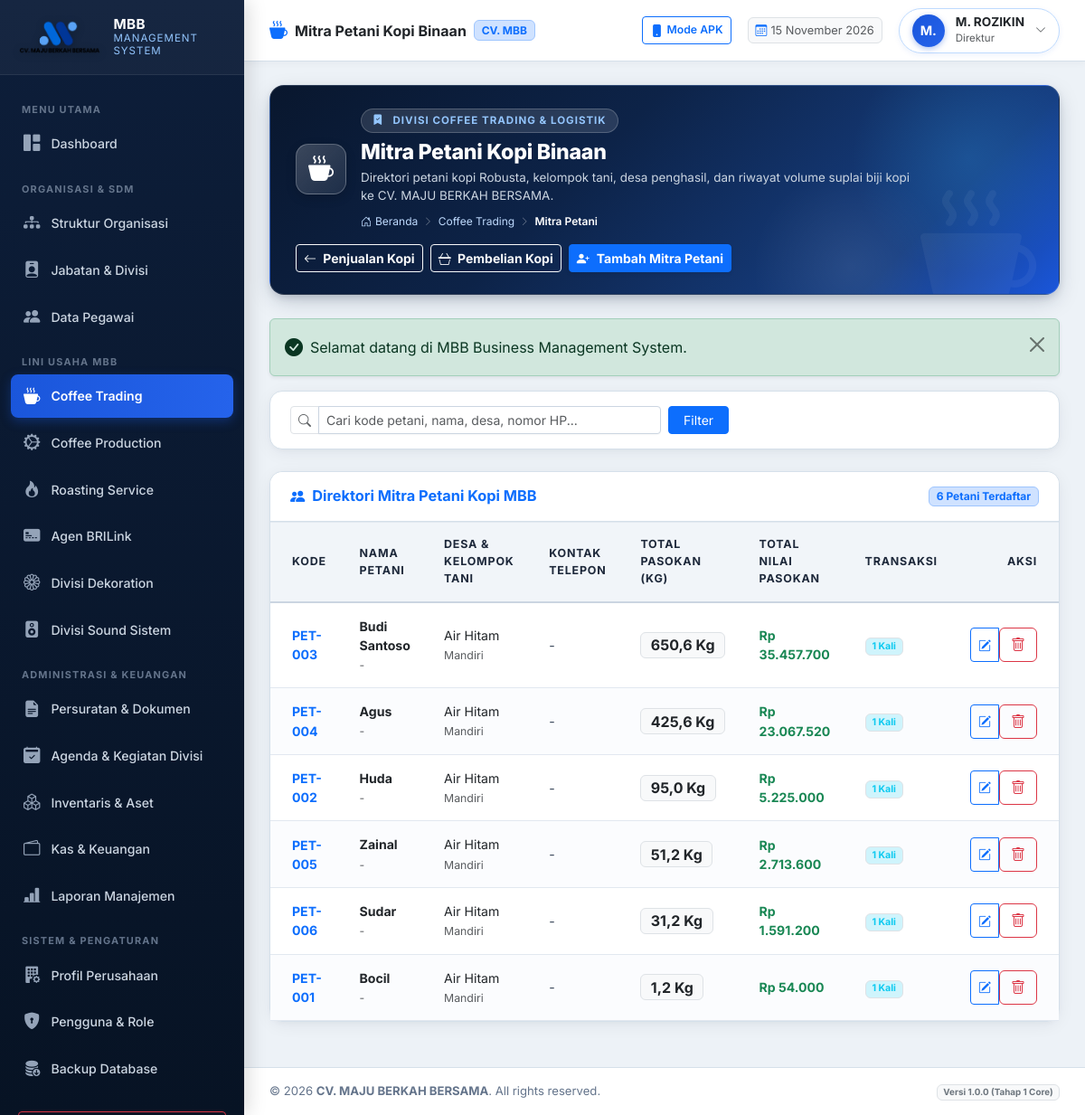
Page /modules/coffee-trading/partners.php (signed in) on the committed database.
### tables this page shows
CREATE TABLE `users` (
  `id` int(11) NOT NULL AUTO_INCREMENT,
  `username` varchar(50) NOT NULL,
  `email` varchar(100) NOT NULL,
  `password_hash` varchar(255) NOT NULL,
  `role_id` int(11) NOT NULL,
  `employee_id` int(11) DEFAULT NULL,
  `is_active` tinyint(1) DEFAULT 1,
  `must_change_password` tinyint(1) DEFAULT 0,
  `last_login_at` datetime DEFAULT NULL,
  `last_login_ip` varchar(45) DEFAULT NULL,
  `created_at` datetime DEFAULT current_timestamp(),
  `updated_at` datetime DEFAULT current_timestamp() ON UPDATE current_timestamp(),
  PRIMARY KEY (`id`),
  UNIQUE KEY `username` (`username`),
  UNIQUE KEY `email` (`email`),
  UNIQUE KEY `employee_id` (`employee_id`),
  KEY `fk_user_role` (`role_id`),
  CONSTRAINT `fk_user_emp` FOREIGN KEY (`employee_id`) REFERENCES `employees` (`id`) ON DELETE SET NULL,
  CONSTRAINT `fk_user_role` FOREIGN KEY (`role_id`) REFERENCES `roles` (`id`)
);

CREATE TABLE `employees` (
  `id` int(11) NOT NULL AUTO_INCREMENT,
  `employee_code` varchar(30) NOT NULL,
  `full_name` varchar(150) NOT NULL,
  `gender` enum('L','P') DEFAULT 'L',
  `phone_number` varchar(30) DEFAULT NULL,
  `email` varchar(100) DEFAULT NULL,
  `address` text DEFAULT NULL,
  `division_id` int(11) DEFAULT NULL,
  `position_id` int(11) DEFAULT NULL,
  `join_date` date DEFAULT NULL,
  `employment_status` enum('TETAP','KONTRAK','MAGANG','HONORER') DEFAULT 'TETAP',
  `is_active` tinyint(1) DEFAULT 1,
  `avatar` varchar(255) DEFAULT NULL,
  `notes` text DEFAULT NULL,
  `created_at` datetime DEFAULT current_timestamp(),
  `updated_at` datetime DEFAULT current_timestamp() ON UPDATE current_timestamp(),
  PRIMARY KEY (`id`),
  UNIQUE KEY `employee_code` (`employee_code`),
  KEY `fk_emp_div` (`division_id`),
  KEY `fk_emp_pos` (`position_id`),
  CONSTRAINT `fk_emp_div` FOREIGN KEY (`division_id`) REFERENCES `divisions` (`id`) ON DELETE SET NULL,
  CONSTRAINT `fk_emp_pos` FOREIGN KEY (`position_id`) REFERENCES `positions` (`id`) ON DELETE SET NULL
);

CREATE TABLE `positions` (
  `id` int(11) NOT NULL AUTO_INCREMENT,
  `position_code` varchar(20) NOT NULL,
  `position_name` varchar(100) NOT NULL,
  `division_id` int(11) DEFAULT NULL,
  `parent_position_id` int(11) DEFAULT NULL,
  `level_rank` int(11) DEFAULT 1,
  `job_description` text DEFAULT NULL,
  `is_active` tinyint(1) DEFAULT 1,
  `created_at` datetime DEFAULT current_timestamp(),
  `updated_at` datetime DEFAULT current_timestamp() ON UPDATE current_timestamp(),
  PRIMARY KEY (`id`),
  UNIQUE KEY `position_code` (`position_code`),
  KEY `fk_pos_div` (`division_id`),
  KEY `fk_pos_parent` (`parent_position_id`),
  CONSTRAINT `fk_pos_div` FOREIGN KEY (`division_id`) REFERENCES `divisions` (`id`) ON DELETE SET NULL,
  CONSTRAINT `fk_pos_parent` FOREIGN KEY (`parent_position_id`) REFERENCES `positions` (`id`) ON DELETE SET NULL
);

CREATE TABLE `farmers` (
  `id` int(11) NOT NULL AUTO_INCREMENT,
  `code` varchar(30) NOT NULL,
  `name` varchar(150) NOT NULL,
  `phone` varchar(30) DEFAULT NULL,
  `village` varchar(100) DEFAULT NULL,
  `sub_district` varchar(100) DEFAULT 'Air Hitam',
  `farmer_group` varchar(100) DEFAULT NULL,
  `bank_account` varchar(100) DEFAULT NULL,
  `notes` text DEFAULT NULL,
  `created_at` datetime DEFAULT current_timestamp(),
  PRIMARY KEY (`id`),
  UNIQUE KEY `code` (`code`)
);

### modules/coffee-trading/partners.php (the view, shortened to what the rows shown need)
<?php
require_once __DIR__ . '/../../core/Auth.php';
require_once __DIR__ . '/../../core/Permission.php';
require_once __DIR__ . '/../../helpers/utils.php';
$db = Database::getInstance();
$query = "
    SELECT f.*,
           COUNT(p.id) AS total_deliveries,
           COALESCE(SUM(p.net_weight), 0) AS total_supplied_kg,
           COALESCE(SUM(p.grand_total), 0) AS total_paid
    FROM farmers f
    LEFT JOIN purchases p ON p.farmer_id = f.id
    WHERE 1=1
";
$params = [];
$query .= " GROUP BY f.id ORDER BY total_supplied_kg DESC, f.name ASC";
$stmt = $db->prepare($query);
$stmt->execute($params);
$farmers = $stmt->fetchAll();
$pageTitle = 'Mitra Petani Kopi Binaan';
require_once __DIR__ . '/../../components/header.php';
require_once __DIR__ . '/../../components/topbar.php';
?>
<div class="card-mbb">
    <div class="card-mbb-body p-0">
        <div class="table-responsive">
            <table class="table-mbb align-middle">
                <thead>
                    <tr>
                        <th class="ps-4">Kode</th>
                        <th>Nama Petani</th>
                        <th>Desa & Kelompok Tani</th>
                        <th>Kontak Telepon</th>
                        <th>Total Pasokan (Kg)</th>
                        <th>Total Nilai Pasokan</th>
                        <th>Transaksi</th>
                        <?php if (Permission::can('coffee_trading.manage')): ?>
                        <th class="text-end pe-4">Aksi</th>
                        <?php endif; ?>
                    </tr>
                </thead>
                <tbody>
                    <?php if (empty($farmers)): ?>
                        <tr>
                            <td colspan="8" class="text-center py-5 text-muted">Belum ada mitra petani terdaftar.</td>
                        </tr>
                    <?php else: ?>
                        <?php foreach ($farmers as $f): ?>
                            <tr>
                                <td class="ps-4 fw-bold text-primary"><?= e($f['code']) ?></td>
                                <td>
                                    <div class="fw-bold text-dark"><?= e($f['name']) ?></div>
                                    <small class="text-muted"><?= e($f['bank_account'] ?: '-') ?></small>
                                </td>
                                <td>
                                    <div class="text-dark"><?= e($f['village'] ?: 'Air Hitam') ?></div>
                                    <small class="text-muted"><?= e($f['farmer_group'] ?: 'Mandiri') ?></small>
                                </td>
                                <td><?= e($f['phone'] ?: '-') ?></td>
                                <td>
                                    <span class="badge bg-light text-dark border fs-6">
                                        <?= number_format($f['total_supplied_kg'], 1, ',', '.') ?> Kg
                                    </span>
                                </td>
                                <td class="fw-bold text-success"><?= format_rupiah($f['total_paid']) ?></td>
                                <td>
                                    <span class="badge bg-info-subtle text-info border"><?= $f['total_deliveries'] ?> Kali</span>
                                </td>
                                <?php if (Permission::can('coffee_trading.manage')): ?>
                                <td class="text-end pe-4">
                                    <div class="btn-group btn-group-sm">
                                        <button type="button" class="btn btn-outline-primary btn-edit-farmer"
                                                data-id="<?= $f['id'] ?>"
                                                data-code="<?= e($f['code']) ?>"
                                                data-name="<?= e($f['name']) ?>"
                                                data-phone="<?= e($f['phone']) ?>"
                                                data-village="<?= e($f['village']) ?>"
                                                data-group="<?= e($f['farmer_group']) ?>"
                                                data-bank="<?= e($f['bank_account']) ?>"
                                                data-notes="<?= e($f['notes']) ?>"
                                                title="Edit Petani">
                                            <i class="bi bi-pencil-square"></i>
                                        </button>
                                        <form method="POST" action="" class="d-inline">
                                            <button type="submit" class="btn btn-outline-danger btn-confirm-delete"
                                                    data-confirm="Hapus data mitra '<?= e($f['name']) ?>'?" title="Hapus">
                                                <i class="bi bi-trash"></i>
                                            </button>
                                        </form>
                                    </div>
                                </td>
                                <?php endif; ?>
                            </tr>
                        <?php endforeach; ?>
                    <?php endif; ?>
                </tbody>
            </table>
        </div>
    </div>
</div>
<?php require_once __DIR__ . '/../../components/footer.php'; ?>

### components/topbar.php (shortened to what the rows shown need)
<?php
$user = Auth::user();
$displayName = $user['full_name'] ?? ($user['username'] ?? 'User');
$displayRole = $user['role_title'] ?? ($user['role_name'] ?? 'User');
$displayPos  = $user['position_name'] ?? $displayRole;
$initials    = strtoupper(substr($displayName, 0, 2));
$activeMeta = $moduleMetadata[$currentModule ?? 'dashboard'] ?? [
    'title'    => $pageTitle ?? 'MBB Management System',
    'category' => 'SISTEM INFORMASI TERPADU',
    'icon'     => 'bi-grid-fill',
    'desc'     => 'Sistem manajemen operasional terpadu CV. MAJU BERKAH BERSAMA'
];
$bannerTitle    = $pageTitle ?? $activeMeta['title'];
?>
<div class="main-content">
    <header class="topbar">
        <div class="topbar-right">
            <div class="dropdown">
                <div class="user-profile-badge" data-bs-toggle="dropdown" aria-expanded="false">
                    <div class="user-avatar"><?= e($initials) ?></div>
                    <div class="d-none d-sm-block text-start lh-1">
                        <div class="fw-bold text-dark" style="font-size: 0.85rem;"><?= e($displayName) ?></div>
                        <small class="text-muted" style="font-size: 0.72rem;"><?= e($displayPos) ?></small>
                    </div>
                    <i class="bi bi-chevron-down text-muted" style="font-size: 0.75rem;"></i>
                </div>
            </div>
        </div>
    </header>
    <div class="content-body">
        <div class="page-hero-banner">
            <div class="page-hero-content">
                <div class="banner-title-group">
                    <div>
                        <h2 class="banner-page-title"><?= e($bannerTitle) ?></h2>
                    </div>
                </div>
            </div>
        </div>

### rows in the picture
users: employee.full_name "M.", employee.full_name "M. ROZIKIN", positions.position_name "Direktur"
farmers: code "PET-003", name "Budi Santoso", bank_account "-", village "Air Hitam", farmer_group "Mandiri", phone "-", total_supplied_kg "650,6", total_paid "Rp 35.457.700", total_deliveries "1"
farmers: code "PET-004", name "Agus", bank_account "-", village "Air Hitam", farmer_group "Mandiri", phone "-", total_supplied_kg "425,6", total_paid "Rp 23.067.520", total_deliveries "1"
farmers: code "PET-002", name "Huda", bank_account "-", village "Air Hitam", farmer_group "Mandiri", phone "-", total_supplied_kg "95,0", total_paid "Rp 5.225.000", total_deliveries "1"
farmers: code "PET-005", name "Zainal", bank_account "-", village "Air Hitam", farmer_group "Mandiri", phone "-", total_supplied_kg "51,2", total_paid "Rp 2.713.600", total_deliveries "1"
farmers: code "PET-006", name "Sudar", bank_account "-", village "Air Hitam", farmer_group "Mandiri", phone "-", total_supplied_kg "31,2", total_paid "Rp 1.591.200", total_deliveries "1"
farmers: code "PET-001", name "Bocil", bank_account "-", village "Air Hitam", farmer_group "Mandiri", phone "-", total_supplied_kg "1,2", total_paid "Rp 54.000", total_deliveries "1"

### other values in the picture
get_company_setting('company_short_name', 'MBB') "MBB"
$bannerTitle "Mitra Petani Kopi Binaan"
$bannerCategory "DIVISI COFFEE TRADING & LOGISTIK"
$bannerDesc "Direktori petani kopi Robusta, kelompok tani, desa penghasil, dan riwayat volume suplai biji kopi ke CV. MAJU BERKAH BERSAMA."
$label "Coffee Trading"
$label "Mitra Petani"
$msg "Selamat datang di MBB Business Management System."
count($farmers) "6"
get_company_setting('company_name', 'CV. MAJU BERKAH BERSAMA') "CV. MAJU BERKAH BERSAMA"
